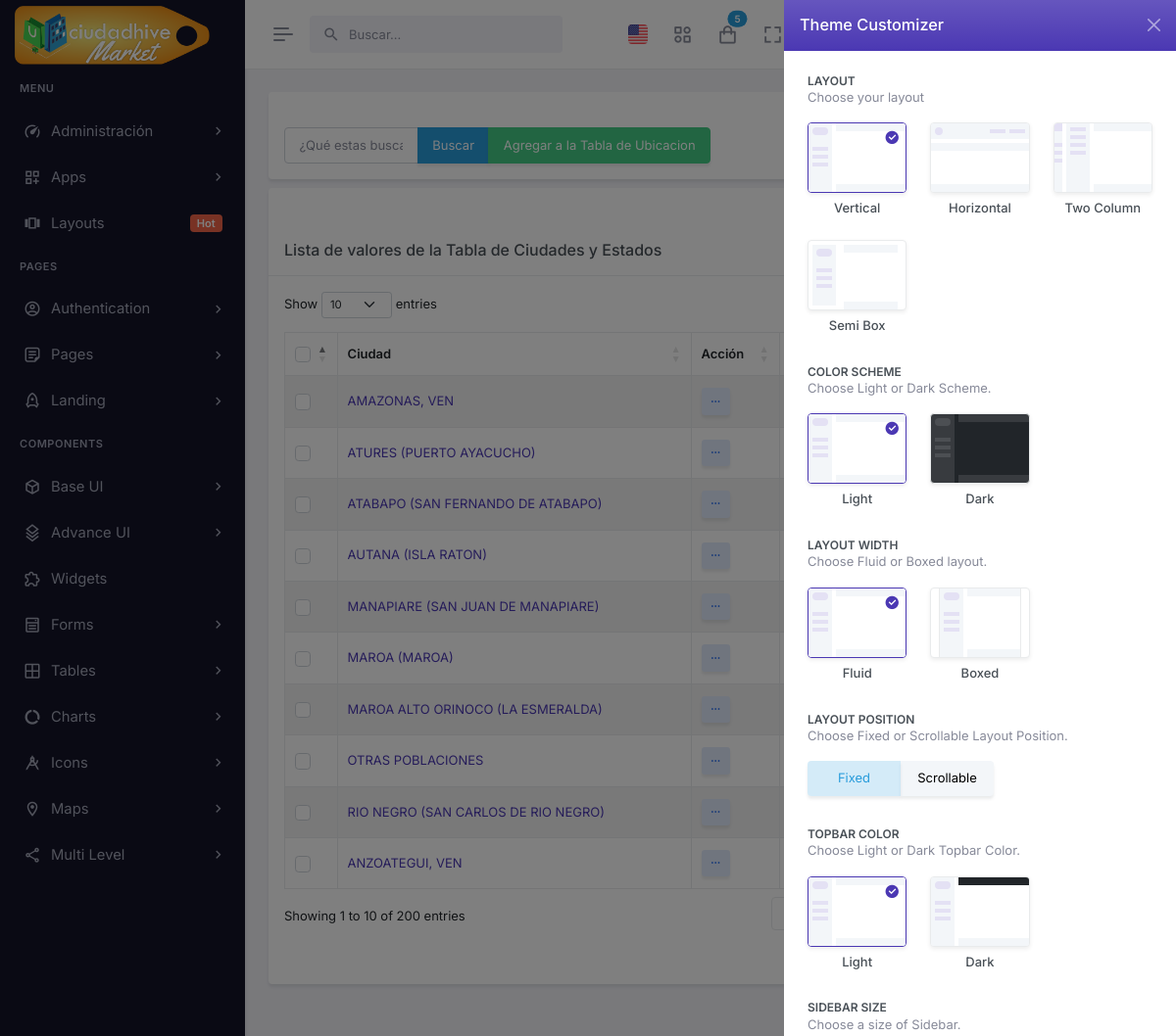
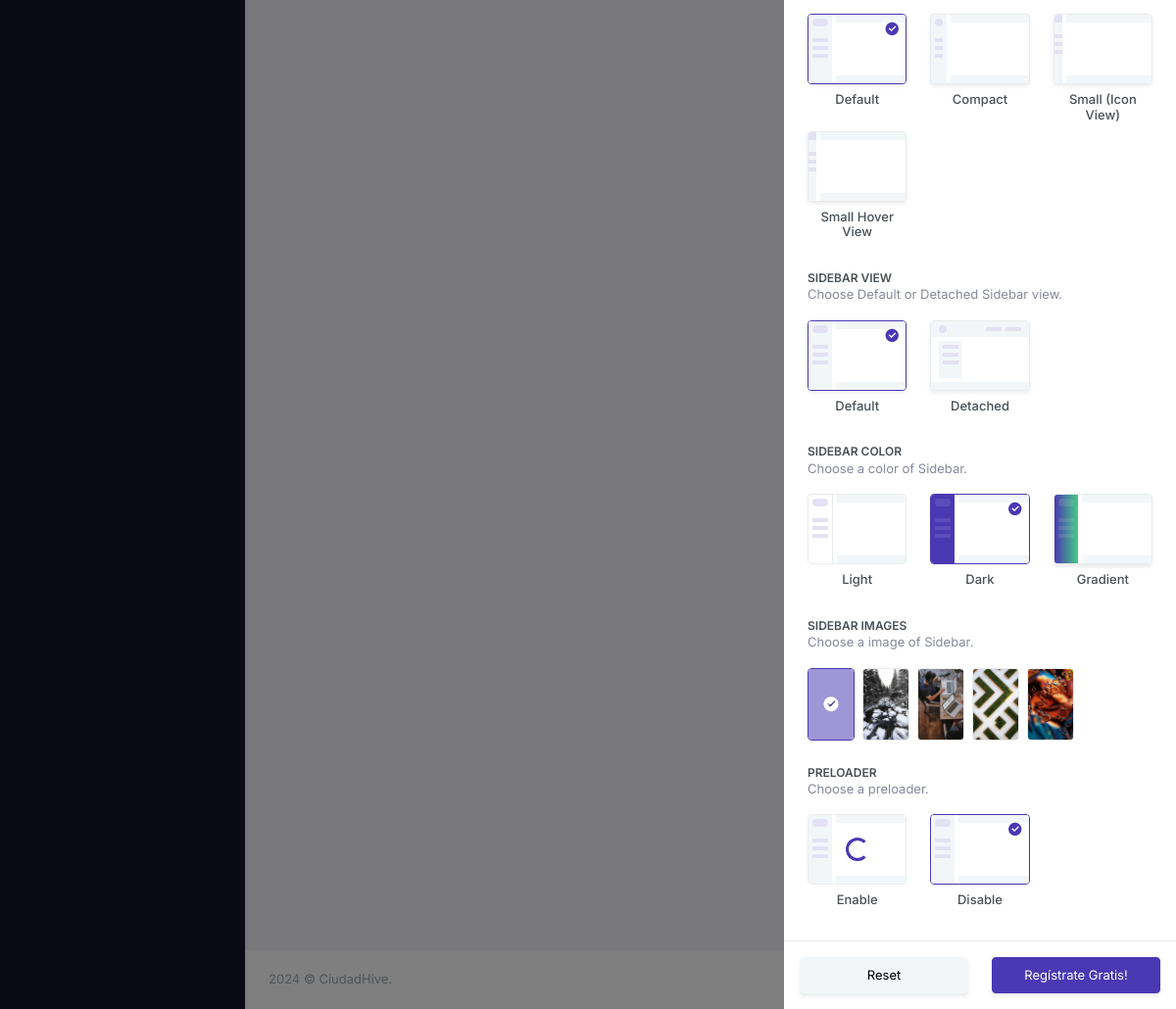
The page /ubicacionList/ (signed in) on the database its author committed (2 pictures, top to bottom).
### tables this page shows
CREATE TABLE `ubicacion` (
  `id` int(11) NOT NULL AUTO_INCREMENT,
  `country` varchar(3) NOT NULL DEFAULT 'VEN',
  `state_abbreviation` varchar(2) DEFAULT NULL,
  `state_name` varchar(60) DEFAULT NULL,
  `city` varchar(60) DEFAULT NULL,
  `capital` varchar(1) NOT NULL DEFAULT '' COMMENT '*',
  `latitude` varchar(15) DEFAULT NULL,
  `longitude` varchar(15) DEFAULT NULL,
  `zipcode` int(11) DEFAULT NULL,
  PRIMARY KEY (`id`),
  KEY `zipcode` (`zipcode`) USING BTREE,
  KEY `City` (`city`) USING BTREE,
  KEY `State` (`state_abbreviation`) USING BTREE
);

### autoload.php (called while the page is built, shortened)
<?php
    spl_autoload_register(function($clase){
        $archivo= __DIR__."/".$clase.".php";
        $archivo=str_replace("\\","/",$archivo);
    });

### app/models/mainModel.php (called while the page is built, shortened)
<?php
	class mainModel{
		private $server=DB_SERVER;
		private $db=DB_NAME;
		private $user=DB_USER;
		private $pass=DB_PASS;
		protected function conectar(){
			$conexion = new PDO("mysql:host=".$this->server.";dbname=".$this->db,$this->user,$this->pass);
			$conexion->exec("SET CHARACTER SET utf8");
			return $conexion;
		}
		protected function ejecutarConsulta($consulta){
			$sql=$this->conectar()->prepare($consulta);
			$sql->execute();
			return $sql;
		}
		public function limpiarCadena($cadena){
			$palabras=["<script>","</script>","<script src","<script type=","SELECT * FROM","SELECT "," SELECT ","DELETE FROM","INSERT INTO","DROP TABLE","DROP DATABASE","TRUNCATE TABLE","SHOW TABLES","SHOW DATABASES","<?php","?>","--","^","<",">","==",";","::"];
			$cadena=trim($cadena);
			$cadena=stripslashes($cadena);
			$cadena=trim($cadena);
			$cadena=stripslashes($cadena);
			return $cadena;
		}
	}

### app/controllers/ubicacionController.php (called while the page is built, shortened)
<?php
	class ubicacionController extends mainModel{
		public function listarTodosUbicacionControlador($busqueda){
			$busqueda=$this->limpiarCadena($busqueda);
			if(isset($busqueda) && $busqueda!="*"){
				$consulta_datos="SELECT * FROM ubicacion WHERE
				country='".APP_COUNTRY."' AND
				(
				state_name LIKE '%$busqueda%'OR
				state_abbreviation LIKE '%$busqueda%' OR
				city LIKE '%$busqueda%' OR
				country LIKE '%$busqueda%'
				)
				ORDER BY state_name, zipcode, capital desc, state_Abbreviation, city";
			}else{
				$consulta_datos="
				SELECT * FROM ubicacion where country='".APP_COUNTRY."' ORDER BY state_name, zipcode, capital desc, state_Abbreviation, city LIMIT 200";
			}
			$datos = $this->ejecutarConsulta($consulta_datos);
			$datos = $datos->fetchAll();
			return $datos;
			exit();
		}
	}

### app/views/content/ubicacionList-view.php (the view, shortened to what this page needs)
<div class="main-content">
    <div class="page-content">
        <div class="container-fluid">
            <?php
            $insControl = new ubicacionController();
            ?>
            <div class="row">
                <div class="col-xxl-3" style="margin-bottom: -15px;">
                    <div class="card">
                        <div class="card-body">
                            <div class="columns">
                                <div class="column">
                                    <form class="FormularioAjax"
                                    action="<?php echo APP_URL; ?>app/ajax/buscadorAjax.php"
                                    method="POST" autocomplete="off" >
                                        <div class="col-xs-12 col-md-6">
                                            <div class="form-group">
                                                <div class="input-group">
                                                <input class="form-control is-rounded" type="text"
                                                    name="txt_buscador" placeholder="¿Qué estas buscando?..."
                                                    value="<?php echo isset($_SESSION[$url[0]])?$_SESSION[$url[0]]:""; ?>"
                                                    maxlength="30" required >
                                                    <button class="btn btn-info" type="submit" >Buscar</button>
                                                    <a href="<?php echo APP_URL; ?>controlNew/" class="btn btn-success" >Agregar a la Tabla de Ubicacion</a>
                                                </div>
                                            </div>
                                        </div>
                                    </form>
                                </div>
                            </div>
                        </div>
                    </div>
                </div>
            </div>
            <?php
            if(isset($_SESSION[$url[0]]) && !empty($_SESSION[$url[0]])){
                $datos = $insControl->listarTodosUbicacionControlador($_SESSION[$url[0]]);
            }else{
                $datos = $insControl->listarTodosUbicacionControlador("*");
            }
            ?>
            <div class="row">
                <div class="col-lg-12">
                    <div class="card">
                    <div class="col-lg-12">
                            <div class="hstack gap-2 justify-content-end">
                                <a href="<?php echo APP_URL; ?>dashboard/" class="btn btn-soft-success">Regresar</a>
                            </div>
                        </div>
                        <div class="card-header">
                            <h5 class="card-title mb-0">Lista de valores de la Tabla de Ciudades y Estados</h5>
                        </div>
                        <div class="card-body">
                            <table id="fixed-header" class="table table-bordered dt-responsive nowrap table-striped align-middle display dataTable_width_auto" style="width:100%">
                                <thead>
                                    <tr>
                                        <th scope="col" style="width: 10px;">
                                            <div class="form-check">
                                                <input class="form-check-input fs-15" type="checkbox" id="checkAll" value="option">
                                            </div>
                                        </th>
                                        <th>Ciudad</th>
                                        <th>Acción</th>
                                        <th>Estado</th>
                                        <th>Tipo</th>
                                        <th>País</th>
                                    </tr>
                                </thead>
                                <tbody>
                                    <?php
                                    if(is_array($datos)){
                                        foreach($datos as $rows){
                                            if( $rows['capital']=="*"){
                                                $tipo = "Capital";
                                                $color="danger";
                                            }elseif($rows['city']==""){
                                                $tipo = "Estado";
                                                $color="success";
                                            }else{
                                                $tipo = "Ciudad";
                                                $color="info";
                                            }
                                            ?>
                                            <tr>
                                                <th scope="row">
                                                    <div class="form-check">
                                                        <input class="form-check-input fs-15" type="checkbox" name="checkAll" value="option1">
                                                    </div>
                                                </th>
                                                <td>
                                                    <a href="<?= APP_URL.'ubicacionUpdate/'.$rows['id'].'/'?>">
                                                    <?=$rows['city']==""? $rows['state_name'].", ".$rows['country'] : $rows['city'];?>
                                                    </a>
                                                </td>
                                                <td>
                                                    <div class="dropdown d-inline-block">
                                                        <button class="btn btn-soft-secondary btn-sm dropdown" type="button" data-bs-toggle="dropdown" aria-expanded="false">
                                                            <i class="ri-more-fill align-middle"></i>
                                                        </button>
                                                    </div>
                                                </td>
                                                <td><?=$rows['state_name'];?></td>
                                                <td><span class="badge bg-<?=$color;?>"><?=$tipo;?></span></td>
                                                <td><?=$rows['country'];?></td>
                                            </tr>
                                    <?php
                                        }
                                    }
                                    ?>
                                </tbody>
                            </table>
                        </div>
                        <div class="col-lg-12">
                            <div class="hstack gap-2 justify-content-end">
                                <a href="<?php echo APP_URL; ?>dashboard/" class="btn btn-soft-success">Regresar</a>
                            </div>
                        </div>
                    </div>
                </div>
            </div>
        </div>
    </div>
</div>

### app/views/content/ubicacionList-view.php (style rules this page uses)
table.dataTable.dataTable_width_auto { width: auto; }

### rows shown on the page
ubicacion: state_name "AMAZONAS", country "VEN"
ubicacion: city "ATURES (PUERTO AYACUCHO)"
ubicacion: city "ATABAPO (SAN FERNANDO DE ATABAPO)"
ubicacion: city "AUTANA (ISLA RATON)"
ubicacion: city "MANAPIARE (SAN JUAN DE MANAPIARE)"
ubicacion: city "MAROA (MAROA)"
ubicacion: city "MAROA ALTO ORINOCO (LA ESMERALDA)"
ubicacion: city "OTRAS POBLACIONES"
ubicacion: city "RIO NEGRO (SAN CARLOS DE RIO NEGRO)"
ubicacion: state_name "ANZOATEGUI", country "VEN"
